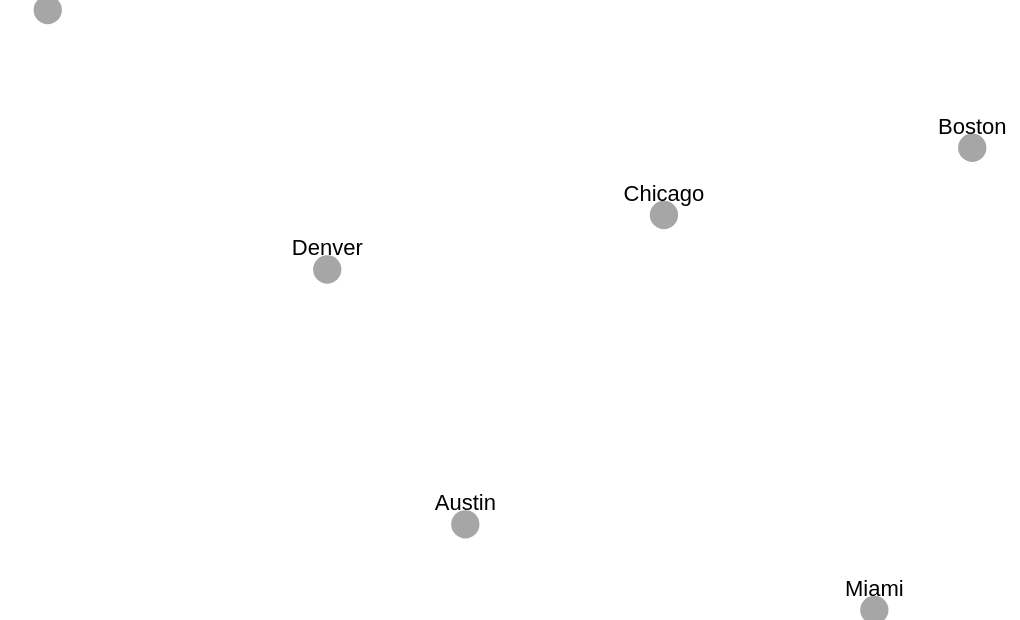

Source (Vega-Lite JSON):
### Vega-Lite specification from a JSON file in a GitHub repository (floating-point values rounded to 4 significant figures)
{"$schema": "https://vega.github.io/schema/vega-lite/v6.json", "padding": 5, "autosize": "none", "width": 500, "height": 300, "data": {"values": [{"city": "Seattle", "lon": -122.3, "lat": 47.61, "pop": 0.74, "kind": "port"}, {"city": "Denver", "lon": -105.0, "lat": 39.74, "pop": 0.71, "kind": "hub"}, {"city": "Austin", "lon": -97.74, "lat": 30.27, "pop": 0.96, "kind": "hub"}, {"city": "Chicago", "lon": -87.63, "lat": 41.88, "pop": 2.7, "kind": "hub"}, {"city": "Boston", "lon": -71.06, "lat": 42.36, "pop": 0.68, "kind": "port"}, {"city": "Miami", "lon": -80.19, "lat": 25.76, "pop": 0.47, "kind": "port"}]}, "projection": {"type": "albersUsa"}, "encoding": {"longitude": {"field": "lon", "type": "quantitative"}, "latitude": {"field": "lat", "type": "quantitative"}}, "layer": [{"mark": {"type": "circle", "color": "gray", "size": 200}}, {"mark": {"type": "text", "dy": -10}, "encoding": {"text": {"field": "city", "type": "nominal"}}}]}
